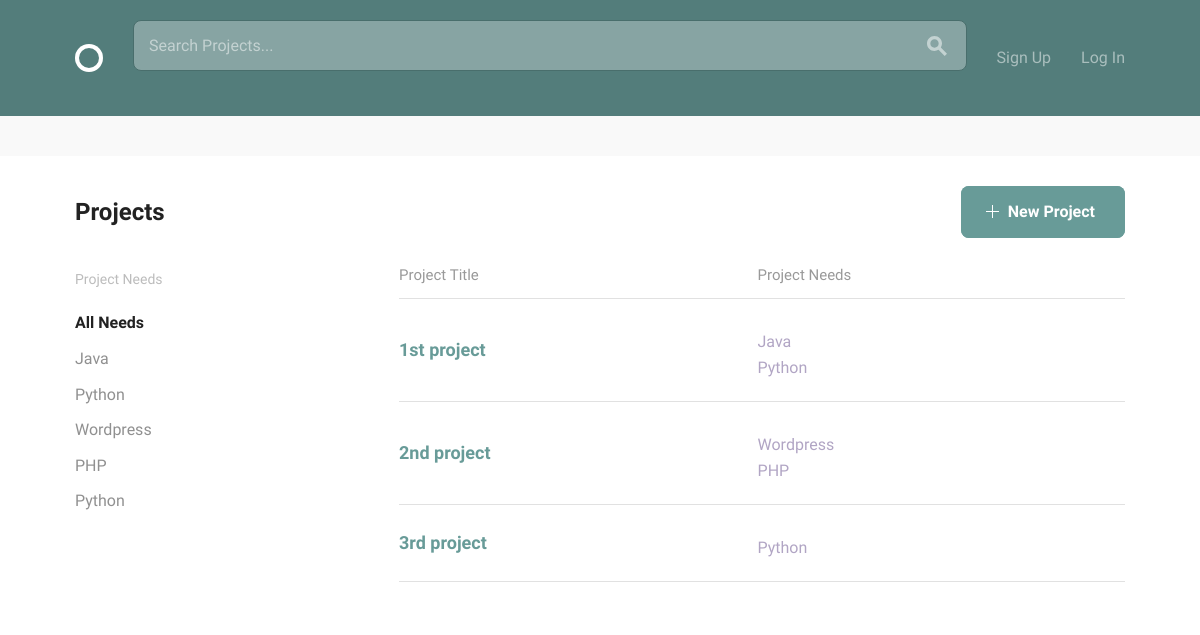
The page / on the database its author committed.
### projects/models.py (models this page shows, shortened)
class Position(models.Model):
    ANDROID = "Android"
    DESIGN = "Design"
    JAVA = "Java"
    PHP = "PHP"
    PYTHON = "Python"
    RAILS = "Rails"
    WORDPRESS = "Wordpress"
    iOS = "iOS"
    SKILLES_CHOICES = (
        (ANDROID, "Android Developer"),
        (DESIGN, "Designer"),
        (JAVA, "Java Developer"),
        (PHP, "PHP Developer"),
        (PYTHON, "Python Developer"),
        (RAILS, "Rails Developer"),
        (WORDPRESS, "Wordpress Developer"),
        (iOS, "iOS Developer")
    )
    project = models.ForeignKey(
        Project,
        null=True,
        related_name="positions",
        on_delete=models.CASCADE)
    title = models.CharField(max_length=100, blank=True)
    description = models.TextField(max_length=500, blank=True)
    skill = models.CharField(
        max_length=20,
        choices=SKILLES_CHOICES,
        default="",
        blank=True)
    position_filled = models.BooleanField(default=False, blank=True)
    applicants = models.ManyToManyField(
        settings.AUTH_USER_MODEL,
        through='Application')

class Project(models.Model):
    user = models.ForeignKey(settings.AUTH_USER_MODEL, null=True, on_delete=models.DO_NOTHING)
    title = models.CharField(max_length=100)
    description = models.TextField(max_length=500)
    estimated_time = models.IntegerField()
    requirements = models.CharField(max_length=100)

### social_team_builder/views.py (the view)
# urls.py: 2. Add a URL to urlpatterns:  url(r'^$', Home.as_view(), name='home')
class Home(ListView):
    model = Project
    template_name = "home.html"
    def get_queryset(self):
        term = self.request.GET.get('q', '')
        if term:
            return Project.objects.filter(
                Q(title__icontains=term) | Q(description__icontains=term)
            )
        else:
            return Project.objects.all()

### templates/home.html (shortened to what this page needs)
{% extends "layout.html" %}
{% load static from staticfiles %}
{% block body_content %}
  <div class="bounds circle--page">
      <div class="circle--page--header circle--fluid">
          <div class="circle--fluid--cell circle--fluid--primary">
              <h2>Projects</h2>
          </div>
          <div class="circle--fluid--cell circle--fluid--secondary">
              <a class="button button-primary icon-on-left" href="{% url 'projects:create' %}">
                  <svg version="1.1" xmlns="http://www.w3.org/2000/svg" xmlns:xlink="http://www.w3.org/1999/xlink" x="0px" y="0px" viewBox="0 0 13 13" style="enable-background:new 0 0 13 13;" xml:space="preserve" class="add">
                    <polygon points="7,6 7,0 6,0 6,6 0,6 0,7 6,7 6,13 7,13 7,7 13,7 13,6 "/>
                  </svg>
                  New Project
              </a>
          </div>
      </div>
      <div class="grid-25">
          <div class="circle--filter circle--secondary--module">
              <h4>Project Needs</h4>
                  <ul class="circle--filter--list">
                      <li><a class="selected">All Needs</a></li>
                      {% for project in project_list %}
                          {% for position in project.positions.all %}
                              {% if position.position_filled != True %}
                                  <li><a href={% url 'projects:project_detail' pk=project.pk %}>{{ position.skill }}</a></li>
                              {% endif %}
                          {% endfor %}
                      {% endfor %}
                  </ul>
          </div>
      </div>
      <div class="grid-70 grid-push-5">
          <table class="u-full-width circle--table">
              <thead>
                  <tr>
                      <th>Project Title</th>
                      <th class="circle--cell--right">Project Needs</th>
                  </tr>
              </thead>
              <tbody>
                  {% for project in project_list %}
                      <tr class="clickable-row" data-href="{% url "projects:project_detail" pk=project.pk %}">
                          <td>
                              <h3>{{ project.title|capfirst|lower }}</h3></a>
                          </td>
                          <td class="circle--cell--right">
                              {% for position in project.positions.all %}
                                  {% if position.position_filled != True %}
                                      <p class="secondary-label">{{ position.skill }}</p>
                                  {% endif %}
                              {% endfor %}
                          </td>
                      </tr>
                  {% endfor %}
              </tbody>
          </table>
      </div>
  </div>
{% endblock %}

### rows shown on the page
Project: title "1st project"
Position: skill "Java"
Position: skill "Python"
Project: title "2nd project"
Position: skill "Wordpress"
Position: skill "PHP"
Project: title "3rd project"
Position: skill "Python"
